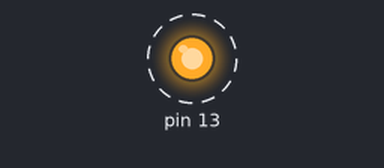
The sketch below on a simulated Arduino Uno, built with avr-gcc and run on an emulated ATmega328P. Shown: output pins drawn as LEDs (lit = HIGH). Dashed ring = blinking. What the sketch prints to the serial monitor is not drawn.

Above: at 0.2 s.
Timing chart, 0 to 3.0 s (numbered marks = the images above):
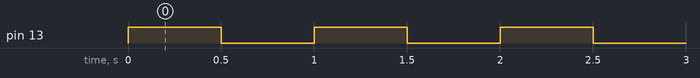

Measured:
- by itself, pin 13: alternates HIGH for 0.50 s and LOW for 0.50 s

The sketch:

M0_blink.ino
```cpp
int x = 0;

// the setup function runs once when you press reset or power the board
void setup() {
  Serial.begin(9600);
  // initialize digital pin 13 as an output.
  pinMode(13, OUTPUT);
}

// the loop function runs over and over again forever
void loop() {
  //Print to the console
  Serial.print("loop ");
  Serial.print(x);
  Serial.println();
  ++x;

  //Blink the LED
  digitalWrite(13, HIGH);
  delay(500);
  digitalWrite(13, LOW);
  delay(500);
}
```
